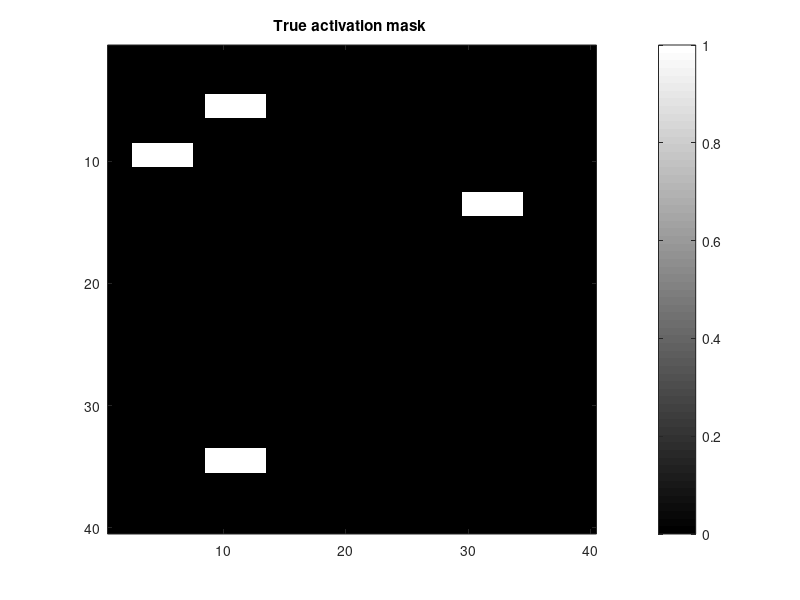

Write the MATLAB code that produced this figure. (Note: this script raises an error after producing the figure.)
% Build fixed activation mask on a 40x40 grid
% 4 blocks of size 2x5 placed at top, bottom, left, right
% -------------------------------------------------
%% =========================================================

close all; 
clear; clc; rng(0);

MC     = 500;       % Monte Carlo runs
Nx     = 40;
Ny     = 40;
active_mask = false(Ny, Nx);   % logical mask (row=y, col=x)

%% -------------------------
% 4 Block size
% -------------------------
h = 2;   % height
w = 5;   % width

%% -------------------------
% TOP block (centered)
% -------------------------
row_top = 5;                          % near top
col_top = 9 : 13;                     % centered
active_mask(row_top:row_top+h-1, col_top) = true;

%% -------------------------
% BOTTOM block (centered)
% -------------------------
row_bot = Ny - h - 4;                 % near bottom
col_bot = 9 : 13;
active_mask(row_bot:row_bot+h-1, col_bot) = true;

%% -------------------------
% LEFT block (centered)
% -------------------------
col_left = 3;                         % near left
row_left = 9 : 10;
active_mask(row_left, col_left:col_left+w-1) = true;

%% -------------------------
% RIGHT block (centered)
% -------------------------
col_right = Nx - w - 6;               % near right
row_right =13:14;
active_mask(row_right, col_right+1:col_right+w) = true;

%% -------------------------
% Linear indices
% -------------------------
active_idx   = find(active_mask(:));
inactive_idx = find(~active_mask(:));

figure;
imagesc(active_mask);
axis image;
colormap(gray);
colorbar;
title('True activation mask ');

%% ----------------
% data generation  20 x 20 x 200(time pt)

%------------------
%% -----------------------
% Global parameters
% ------------------------
V      = Nx * Ny;    % number of voxels
n      = 200;       % num of time pts
m      = 18;        % HRF length
r      = 1;         % stimulus types
rho    = 0.5;       % AR(1)
sigma2 = 1;         % noise variance
hs     = 1;         % spatial bandwidth
p      =r*m;

%% -----------------------
%% -----------------------
% HRF (true)
% ------------------------
h0 = zeros(m,1);
h0(3:10) = 1;
h0=h0/norm(h0);

%% -----------------------
% Stimulus & design matrix
% ------------------------
s = block_stimulus(n,10);
S = zeros(n,m);

for j = 1:m
    S(j:end,j) = s(1:n-j+1);
end


%% -----------------------
% Drift
% ------------------------
t = (1:n)'/n; d = 10*sin(pi*(t-0.21));
%% -----------------------
% Drift smoother
% ------------------------
Sd = build_local_linear_smoother(t, 0.1);
A  = eye(n) - Sd;
Stilde = A * S;
dtilde = A * d;


%% -----------------------
% Spatial neighborhood size
% ------------------------
nvx = 3;   % neighborhood width  (x direction)
nvy = 3;   % neighborhood height (y direction)

half_x = floor(nvx/2);   % = 2
half_y = floor(nvy/2);   % = 2

%% =====================================================
% Monte Carlo loop
% =====================================================

Method = {'Zhang K_{bc}'; 'Proposed T_n (Chi-square)'; 'Proposed T_n (Empirical)'};
n_method=numel(Method);

TPR_MC=zeros(MC,n_method);
FPR_MC=zeros(MC,n_method);
Dice_MC=zeros(MC,n_method);

for mc = 1:MC

fprintf('Running mc = %d\n', mc);


%% -----------------------
% Generate AR(1) noise for all voxels
% ------------------------
eps_all = zeros(n, V);
for v = 1:V
    eps_all(:,v) = generate_ar1(n, rho, sigma2);
end

eps_tilde = A * eps_all;
%% -----------------------
% Generate voxelwise data
% ------------------------
Y = zeros(n,V);   % each column = one voxel time series
Y(:,active_idx)=S*h0+ d + eps_all(:,active_idx);
Y(:,inactive_idx)=d+eps_all(:,inactive_idx);

Ytilde = A * Y;   % drift removed data
P_S = Stilde * ((Stilde' * Stilde) \ Stilde');   % n x n
task_energy = zeros(1, V);

for v = 1:V
    yv = Ytilde(:,v);              % drift removed signal
    task_energy(v) = mean((P_S * yv).^2);  
end

E_map = reshape(task_energy, Ny, Nx);

%%step1:
% threshold (top 5% as pseudo-active)
thr = quantile(task_energy, 0.95);
pseudo_mask     =zeros(V,1);
pseudo_active   = find(task_energy > thr);    % linear indices
pseudo_inactive = find(task_energy <= thr);
pseudo_mask(pseudo_active)=1;

% pseudo-active voxel coordinates
[y_act, x_act] = ind2sub([Ny, Nx], pseudo_active);
pseudo_active_2d = [y_act, x_act];   % N_act x 2  [row, col]

% pseudo-inactive voxel coordinates
[y_inact, x_inact] = ind2sub([Ny, Nx], pseudo_inactive);
pseudo_inactive_2d = [y_inact, x_inact];



%% =====================================================
% Loop over all voxels
% =====================================================
beta_raw_hat_all = zeros(p,V);    % p = dim(beta), V = # of voxels
beta_raw_norm_all= zeros(V,1);

h_0_all=zeros(p, V);              % p = dim(beta)
h_0_norm_all= zeros(V,1);


h_hat_bc_zhang = zeros(p, V);
K_bc=zeros(V,1);

Gamma = (Stilde'*Stilde)/n;
Sigma22 = Gamma+0.1*eye(p);


for v0 = 1:V

% -----------------------------
%  (row=y, col=x)
% -----------------------------
[y0, x0] = ind2sub([Ny, Nx], v0);

% -----------------------------
% neighbour range of v0
% -----------------------------
x_range = max(1, x0-half_x) : min(Nx, x0+half_x); 
y_range = max(1, y0-half_y) : min(Ny, y0+half_y);

% -----------------------------
% neighbour 2d-coordinate
% -----------------------------
[YY, XX] = ndgrid(y_range, x_range);      % row-major

neigh_coords = [YY(:), XX(:)];            % [y, x]=[row, col]

% -----------------------------
% convert to linear index
% -----------------------------
neigh_idx = sub2ind([Ny, Nx], YY(:), XX(:));
Kloc = numel(neigh_idx);

% -----------------------------
% Gaussian spatial weights
% -----------------------------
   dists = sqrt( ...
    (neigh_coords(:,1) - y0).^2 + ...
    (neigh_coords(:,2) - x0).^2 );

   w = exp(-(dists.^2) / (2*hs^2));

   % normalize
    w = w / sum(w);
    % -----------------------------
    % Collect Spatially weighted signal and noise
    % -----------------------------
  
    epstilde_all= eps_tilde(:,neigh_idx);
    ybar = Ytilde(:,neigh_idx) * w; % [n x 1]

    %% Feasible GLS for h
    [h_hat,~] = estimate_h_FGLS(Stilde,ybar);
    h_0_all(:,v0)=h_hat;   % p = dim(beta)
    h_0_norm_all(v0)=vecnorm(h_hat);

   %% compute Sigma
    Yloc=Ytilde(:,neigh_idx); % [ n x Kloc]
    sigma11 = (1/n) * sum( w' .* sum(Yloc.^2, 1) );
    sigma21 = zeros(p,1);

    for k = 1:Kloc
       sigma21 = sigma21 + w(k) * (Stilde' * Yloc(:,k));
    end
   
    sigma21 = sigma21 / n;
    beta_raw_hat=sigma11^(-1/2) * (Sigma22 \ sigma21);
    beta_raw_hat_all(:,v0) = beta_raw_hat;
    beta_raw_norm_all(v0) = vecnorm( beta_raw_hat_all(v0) );


    %% zhang's method
    yv = Ytilde(:, v0);          % drift-removed signal
    % GLS
    [h_hat_zhang, R_hat] = estimate_h_FGLS(Stilde, yv);
    % drift estimate
    d_hat       = Sd * (yv - S*h_hat_zhang);
    d_hat_tilde = A * d_hat;

   % residuals
    r_hat=yv-Stilde*h_hat_zhang;
    r_hat_bc=r_hat-d_hat_tilde;
    % matrices
    V_tilde=Stilde' * (R_hat \ Stilde);   % rm x rm

    h_hat_bc=h_hat_zhang - (V_tilde \ (Stilde' * (R_hat \ d_hat_tilde)));
    h_hat_bc_zhang(:,v0)=h_hat_bc;

    % numerator
    num1 = (h_hat_bc)'*(V_tilde)*h_hat_bc;

   % denominator (with DOF correction!)
    den1 = (r_hat_bc' * (R_hat \ r_hat_bc)) / (n - r*m);

    K_bc(v0) = num1 / den1;


end


%% =====================================================
% Estimate null covariance from pseudo-inactive voxels (*)
% =====================================================

num_pick = floor(length(pseudo_inactive)/2);
perm = randperm(length(pseudo_inactive), num_pick);
inactive_pick = pseudo_inactive(perm);

% null mean (beta0)
beta0_hat = mean(beta_raw_hat_all(:, inactive_pick), 2);   % p x 1

% scaled deviations (time-scale!)
Delta_inact = sqrt(n) * ...
    (beta_raw_hat_all(:, inactive_pick) - beta0_hat);      % p x Npick

% covariance estimate
Lambda_inact = cov(Delta_inact');    % p x p

% =====================================================
% Wald statistic for all voxels
% =====================================================

Delta_all = sqrt(n) * ...
    (beta_raw_hat_all - beta0_hat);   % p x V

L = chol(Lambda_inact, 'lower');
Z = L \ Delta_all;                    % p x V

Tn = sum(Z.^2, 1);                    % 1 x V
Tn_map = reshape(Tn, Ny, Nx);

% define interior mask (same radius as neighborhood)
edge_margin_x = half_x;
edge_margin_y = half_y;

interior_mask = false(Ny, Nx);
interior_mask( ...
    (1+edge_margin_y):(Ny-edge_margin_y), ...
    (1+edge_margin_x):(Nx-edge_margin_x) ) = true;

interior_idx = find(interior_mask(:));

Tn_interior = Tn(interior_idx);

thr = quantile(Tn(inactive_pick), 0.99);  % empirical null
rej = false(V,1);
rej(interior_idx) = Tn(interior_idx) > thr;
rej_map = reshape(rej, Ny, Nx);


%use chi_square(rm) at 1% signifcant level
thr_theory = chi2inv(0.99, p);   % p = 18
rej_chi_vec= zeros(V,1);
rej_chi_vec(Tn>thr_theory)=1;
rej_chi_map = reshape(rej_chi_vec, Ny, Nx);


% =====================================================
%% zhang 
% =====================================================

thr = chi2inv(0.99, r*m);    % Theorem 4.2
rej_zhang = reshape(K_bc > thr, Ny, Nx);



%====================================================
%% metric
%=====================================================


metrics_zhang = compute_TPR_FPR(rej_zhang, ...
                                active_mask, ...
                                interior_mask);

metrics_chi   = compute_TPR_FPR(rej_chi_map, ...
                                active_mask, ...
                                interior_mask);

metrics_emp   = compute_TPR_FPR(rej_map, ...
                                active_mask, ...
                                interior_mask);

TPR_MC(mc,:)  = [metrics_zhang.TPR ; 
                metrics_chi.TPR; 
                metrics_emp.TPR]';

FPR_MC(mc,:)  = [metrics_zhang.FPR;
        metrics_chi.FPR;
        metrics_emp.FPR]';

Dice_MC(mc,:) = [metrics_zhang.Dice;
        metrics_chi.Dice;
        metrics_emp.Dice]';

end

TPR_mean  = mean(TPR_MC, 1);
FPR_mean  = mean(FPR_MC, 1);
Dice_mean = mean(Dice_MC, 1);


ResultsTable = table( ...
    TPR_mean(:), ...
    FPR_mean(:), ...
    Dice_mean(:), ...
    'VariableNames', {'TPR','FPR','Dice'}, ...
    'RowNames', Method);

disp(ResultsTable);
